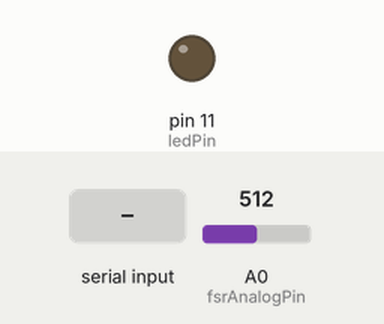
A sketch run on a simulated Arduino Uno, built with avr-gcc and run on an emulated ATmega328P. Parts: output pins drawn as LEDs (lit = HIGH). Inputs (shaded band) come from the test bench; at power-on: A0 (fsrAnalogPin) = 512. What the sketch prints to the serial monitor is not drawn.

Above: at 1.2 s.
1.3 s: "H" received over Serial
At 1.7 s:
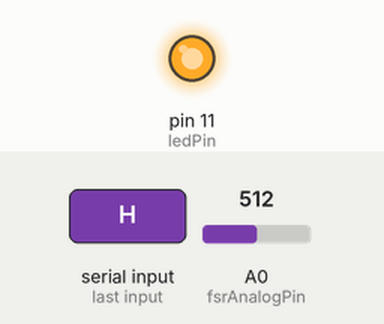
4.5 s: "L" received over Serial
At 5.3 s:
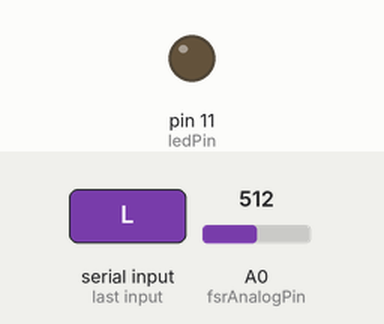
Timing chart, 0 to 7.5 s (numbered marks = the images above; inputs shaded):
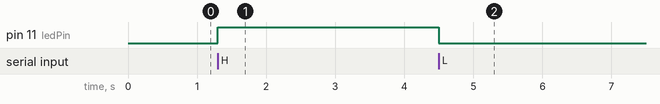

Measured:
- after the input at 1.3 s, pin 11 (ledPin): LOW → HIGH at once
- after the input at 4.5 s, pin 11 (ledPin): HIGH → LOW at once

The sketch:

lab7.ino
```cpp
/*
 * CS 361 - Lab 7
 *
 * Bresia Prudente (bprude2)
 * Saleha Amreen (samree2)
 *
 */

int ledPin = 11;
int fsrAnalogPin = 0;
int inByte;
int fsrRead;
int ledBrightness;

void setup()
{
  Serial.begin(9600);
  pinMode(ledPin, OUTPUT);
  pinMode(fsrAnalogPin, INPUT);
}

void loop()
{
  if(Serial.available() > 0)
  {
    inByte = Serial.read();  //read incoming byte
    if(inByte == 'H')
      digitalWrite(ledPin, HIGH);
    if(inByte == 'L')
      digitalWrite(ledPin, LOW);
  }

  fsrRead = analogRead(fsrAnalogPin);

  //If it's not low
  if(fsrRead != LOW)
    Serial.write('H');
  else
    Serial.write('L');
}
```
